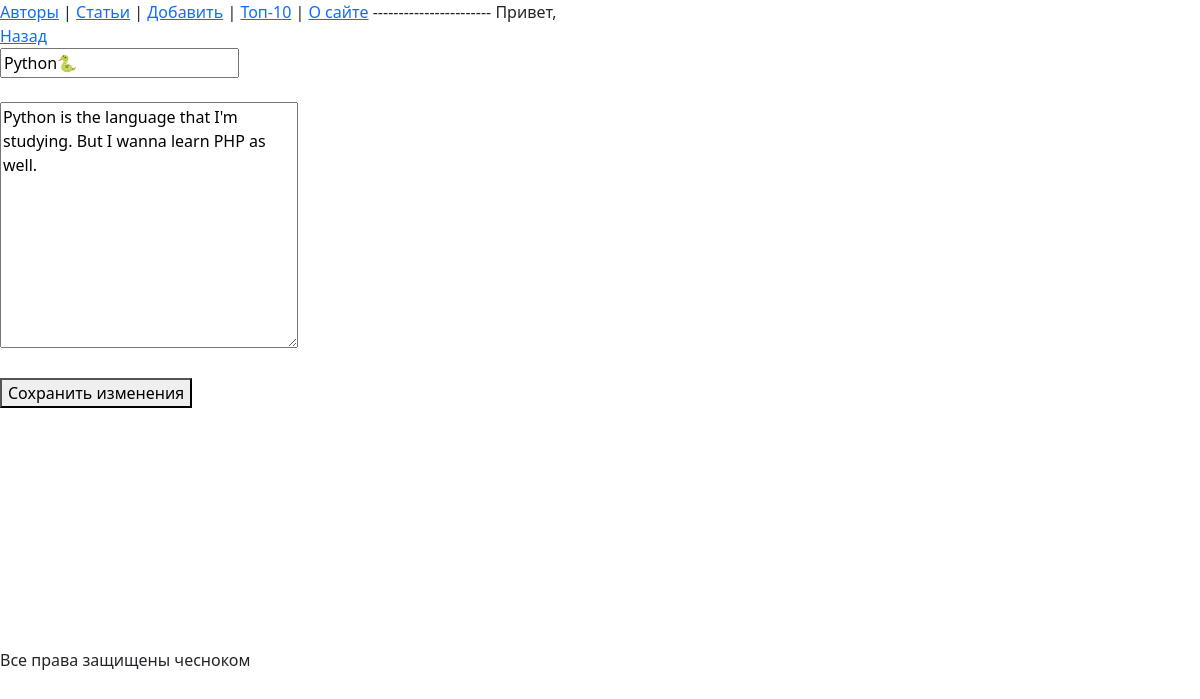
The page /article/3/edit/ on the database its author committed.
### core/models.py (models this page shows, shortened)
class Article(models.Model):
    title = models.CharField(max_length = 255)
    text = models.TextField()
    author = models.ForeignKey(
        to = "Author",
        on_delete = models.SET_NULL,
        null = True, blank = True,
        related_name = "article",
        verbose_name = "Автор"
    )
    readers = models.ManyToManyField(
        to = User,
        related_name = "read_articles",
        blank = True,
    )
    views = models.IntegerField(
        default = 0,
        verbose_name = "Просмотры"
    )
    created_at = models.DateTimeField(
        auto_now_add = True,
        null = True,
    )
    updated_at = models.DateTimeField(
        auto_now = True
    )
    is_active = models.BooleanField(
        default = True
    )

### core/views.py (the view)
# urls.py: path("article/<int:pk>/edit/", edit_article, name = "article-edit"),
def edit_article(request, pk):
    article = Article.objects.get(id = pk)
    if request.method == "POST":
        article.title = request.POST.get("title")
        article.text = request.POST.get("text")
        article.save()
        return redirect(article_page, pk)
    return render(request, "update.html", {"article": article})

### core/templates/update.html (shortened to what this page needs)
{% extends 'base.html' %}
{% block content %}
    <div><a href="{% url 'article' article.pk %}">Назад</a></div>
    <form method="POST">
        <input type="text" name="title" value="{{ article.title }}">
        <br>
        <br>
        <textarea name="text" id="" cols="30" rows="10">{{ article.text }}</textarea>
        <br>
        <br>
        <button>Сохранить изменения</button>
    </form>
{% endblock %}

### rows shown on the page
Article: title "Python🐍", text "Python is the language that I'm studying. But I wanna learn PHP as well."
